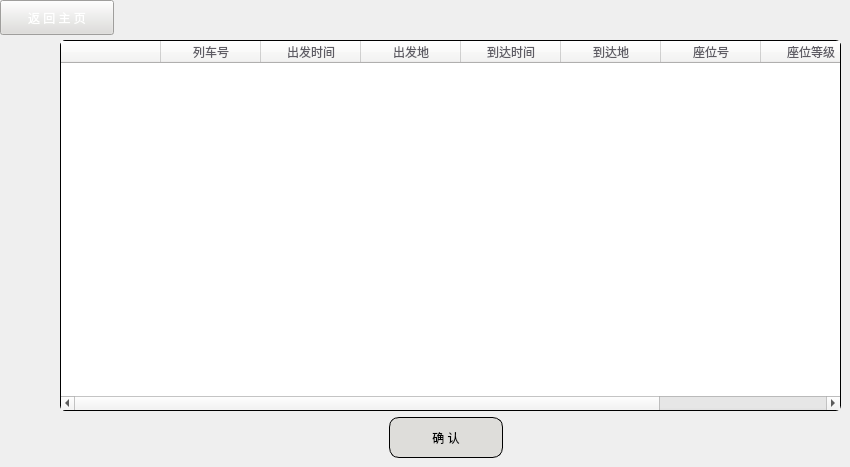
              <widget class="QWidget" name="page_6">
               <widget class="QPushButton" name="Button_return8">
                <property name="geometry">
                 <rect>
                  <x>0</x>
                  <y>0</y>
                  <width>114</width>
                  <height>35</height>
                 </rect>
                </property>
                <property name="styleSheet">
                 <string notr="true">QPushButton{
	
	color: rgb(255, 255, 255);
	background-color: rgb(222, 221, 218);
	font: 14pt &quot;Noto Sans Brahmi&quot;;
}</string>
                </property>
                <property name="text">
                 <string>返 回 主 页</string>
                </property>
               </widget>
               <widget class="QTableWidget" name="tableWidget_train_5">
                <property name="geometry">
                 <rect>
                  <x>60</x>
                  <y>40</y>
                  <width>781</width>
                  <height>371</height>
                 </rect>
                </property>
                <property name="styleSheet">
                 <string notr="true">QTableWidget{
	border-radius:5px;
	border:1px solid;
	font: 14pt &quot;Noto Sans Brahmi&quot;;
	
	color: rgb(36, 31, 49);
}
QHeaderView::section{
	color: rgb(94, 92, 100);
	background-color: rgb(246, 245, 244);
}</string>
                </property>
                <column>
                 <property name="text">
                  <string/>
                 </property>
                </column>
                <column>
                 <property name="text">
                  <string>列车号</string>
                 </property>
                </column>
                <column>
                 <property name="text">
                  <string>出发时间</string>
                 </property>
                </column>
                <column>
                 <property name="text">
                  <string>出发地</string>
                 </property>
                </column>
                <column>
                 <property name="text">
                  <string>到达时间</string>
                 </property>
                </column>
                <column>
                 <property name="text">
                  <string>到达地</string>
                 </property>
                </column>
                <column>
                 <property name="text">
                  <string>座位号</string>
                 </property>
                </column>
                <column>
                 <property name="text">
                  <string>座位等级</string>
                 </property>
                </column>
                <column>
                 <property name="text">
                  <string>票价</string>
                 </property>
                </column>
               </widget>
               <widget class="QPushButton" name="Button_get_enter">
                <property name="geometry">
                 <rect>
                  <x>389</x>
                  <y>417</y>
                  <width>114</width>
                  <height>41</height>
                 </rect>
                </property>
                <property name="styleSheet">
                 <string notr="true">QPushButton{
	border:1px solid;
	border-radius: 10px;
	background-color: rgb(222, 221, 218);
	font: 16pt &quot;Noto Sans Brahmi&quot;;
}

QPushButton:pressed{
	padding-top:3px;
	padding-left:3px;
}</string>
                </property>
                <property name="text">
                 <string>确 认</string>
                </property>
               </widget>
              </widget>
